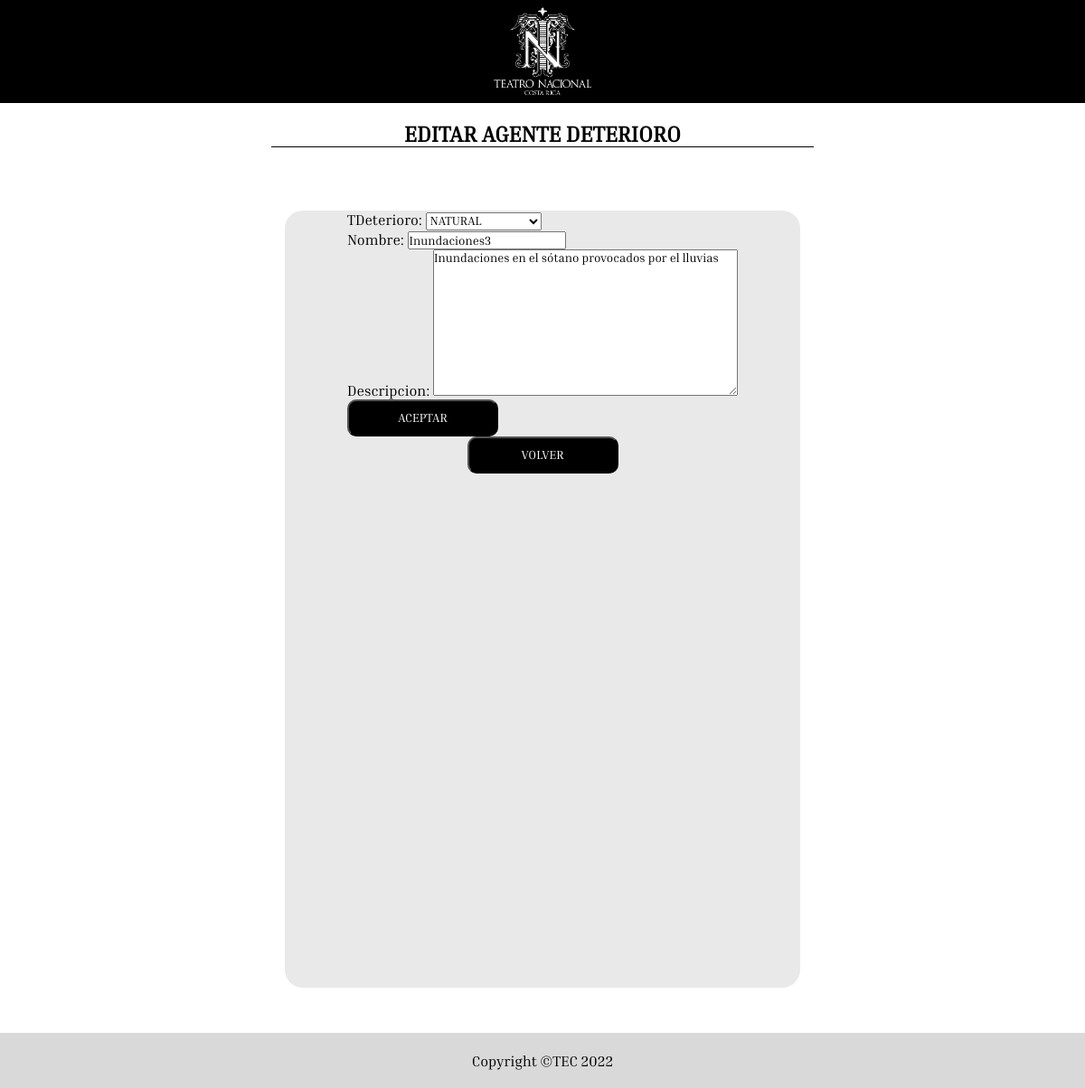
The app's page /menuAdmin/verAgentesDeterioro/updateAgente/1, older data.
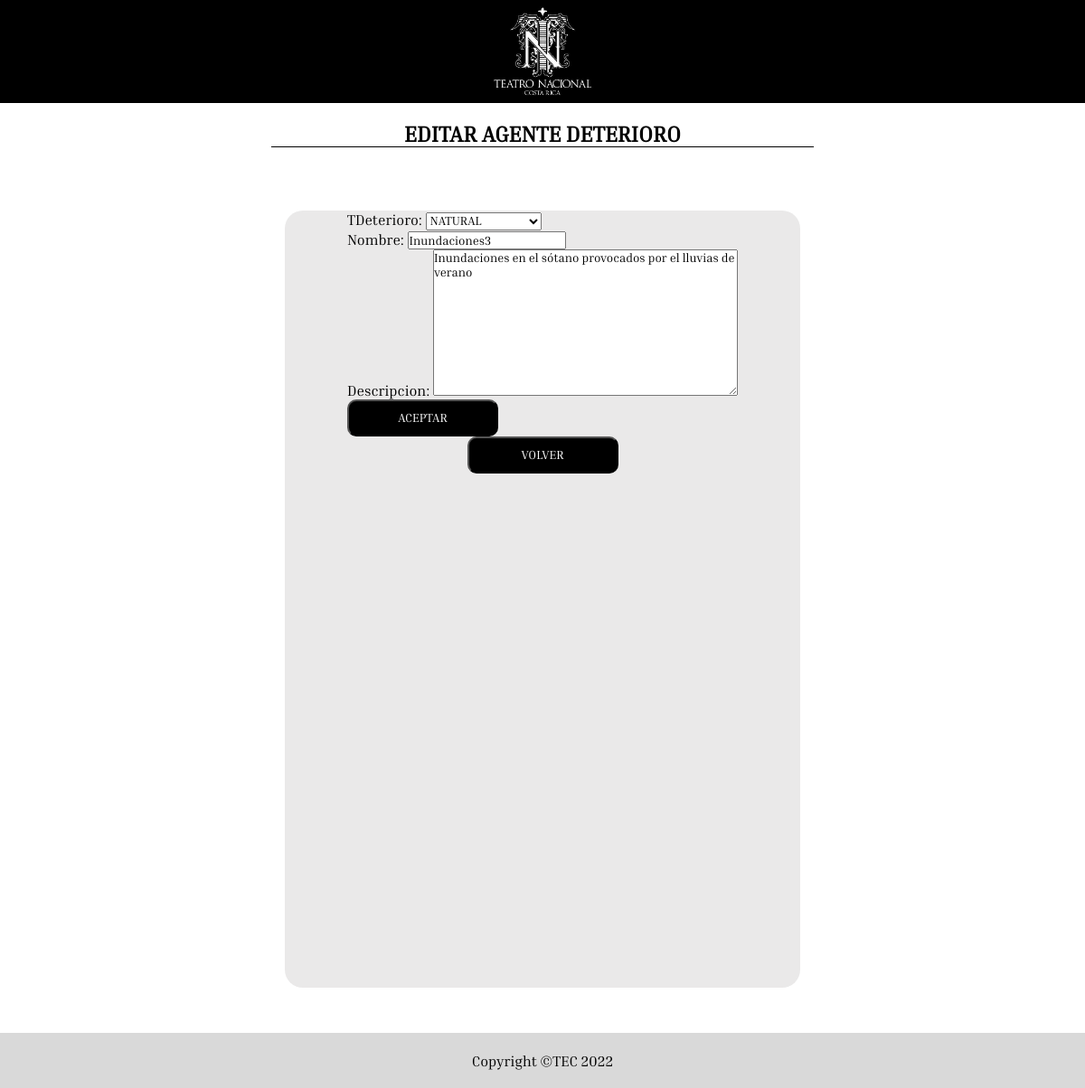
The same page, newer data.
### modelo/models.py (models this page shows, shortened)
class AgenteDeterioro(models.Model):
    class TAgenteDeterioro(models.TextChoices):
        NATURAL = 'NATURAL', 'NATURAL'
        CIRCUNSTANCIAL = 'CIRCUNSTANCIAL', 'CIRCUNSTANCIAL'
    tDeterioro = models.CharField(max_length=25 , choices=TAgenteDeterioro.choices)
    nombre = models.CharField(max_length=100)
    descripcion = models.TextField()

### modelo/views.py (the view, shortened to what this page needs)
# urls.py: path('menuAdmin/verAgentesDeterioro/updateAgente/<int:id_>', views.updateAgente, name='updateAgente'),
def updateAgente(request, id_):
    if request.method == 'GET':
        agente = get_object_or_404(AgenteDeterioro, id=id_)
        form = CreateAgenteForm(instance=agente)
        return render(request, 'editarAgenteDeterioro.html', { 'agente' : agente , 'form' : form })

### modelo/forms.py
class CreateAgenteForm(ModelForm):
    class Meta:
        model = AgenteDeterioro
        fields = ['tDeterioro', 'nombre', 'descripcion']

### modelo/templates/editarAgenteDeterioro.html (shortened to what this page needs)
{% extends 'baseAdmin.html' %}
{% block content %}
{% load static %}
<div class="tituloLista">
  <h2>EDITAR AGENTE DETERIORO</h2>
</div>
<div class="formularioContainer4">
  <form action="" method="post" enctype="multipart/form-data">
    {{form.as_p}}
    <button class="botonEstandar btn167">
      <span class="letraEstandar">ACEPTAR</span>
    </button>
  </form>
  <a href="{{request.META.HTTP_REFERER}}">
    <button class="botonEstandar btn167">
      <span class="letraEstandar">VOLVER</span>
    </button>
  </a>
</div>
{% endblock content %}

Row changes from the older to the newer data that the page shows:
changed AgenteDeterioro "NATURAL": descripcion "Inundaciones en el sótano provocados por el lluvias" → "Inundaciones en el sótano provocados por el lluvias de verano"
